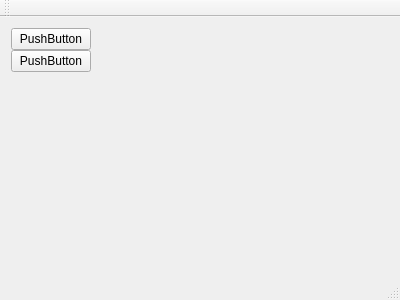
<?xml version="1.0" encoding="UTF-8"?>
<ui version="4.0">
 <class>MainWindow</class>
 <widget class="QMainWindow" name="MainWindow">
  <property name="geometry">
   <rect>
    <x>0</x>
    <y>0</y>
    <width>400</width>
    <height>300</height>
   </rect>
  </property>
  <property name="windowTitle">
   <string>MainWindow</string>
  </property>
  <widget class="QWidget" name="centralWidget">
   <layout class="QGridLayout" name="gridLayout">
    <item row="1" column="1">
     <layout class="QVBoxLayout" name="verticalLayout">
      <property name="spacing">
       <number>0</number>
      </property>
      <item>
       <widget class="QPushButton" name="pushButton">
        <property name="text">
         <string>PushButton</string>
        </property>
       </widget>
      </item>
      <item>
       <widget class="QPushButton" name="pushButton_2">
        <property name="text">
         <string>PushButton</string>
        </property>
       </widget>
      </item>
      <item>
       <spacer name="verticalSpacer">
        <property name="orientation">
         <enum>Qt::Vertical</enum>
        </property>
        <property name="sizeHint" stdset="0">
         <size>
          <width>20</width>
          <height>40</height>
         </size>
        </property>
       </spacer>
      </item>
     </layout>
    </item>
    <item row="1" column="2">
     <layout class="QHBoxLayout" name="horizontalLayout">
      <item>
       <spacer name="horizontalSpacer">
        <property name="orientation">
         <enum>Qt::Horizontal</enum>
        </property>
        <property name="sizeHint" stdset="0">
         <size>
          <width>40</width>
          <height>20</height>
         </size>
        </property>
       </spacer>
      </item>
     </layout>
    </item>
   </layout>
  </widget>
  <widget class="QMenuBar" name="menuBar">
   <property name="geometry">
    <rect>
     <x>0</x>
     <y>0</y>
     <width>400</width>
     <height>21</height>
    </rect>
   </property>
  </widget>
  <widget class="QToolBar" name="mainToolBar">
   <attribute name="toolBarArea">
    <enum>TopToolBarArea</enum>
   </attribute>
   <attribute name="toolBarBreak">
    <bool>false</bool>
   </attribute>
  </widget>
  <widget class="QStatusBar" name="statusBar"/>
 </widget>
 <layoutdefault spacing="6" margin="11"/>
 <resources/>
 <connections/>
</ui>
